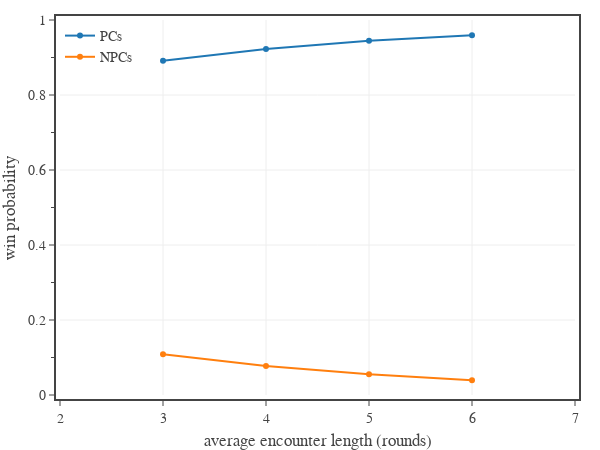

Notebook cell for this chart:
### Code cell
# plots the probability of PCs and monsters winning for a range encounter lengths
diff = 0.7 # deadly

# original
pc_win_pct = []
mon_win_pct = []
party_r_wins = np.linspace(3, 6, 4)

for party_r_win in party_r_wins:
    party_hp = 100
    #party_r_win = 3
    pc_dpr_cv = 0.5

    mon_hp = 100
    mon_r_win = party_r_win/diff
    mon_dpr_cv = 0.5


    party_dpr = mon_hp/party_r_win
    party_size = 4
    pc_hp = party_hp/party_size
    pc_dpr = party_dpr/party_size

    mon_dpr = party_hp/mon_r_win

    # construct combatants
    combatants = [
        cp.Combatant(
            group='NPCs',
            name='monster',
            opponent='PCs',
            level=5,
            hit_points = mon_hp,
            damage = [cp.gaussian_dice_distribution(mon_dpr, mon_dpr_cv*mon_dpr)],
        ),
        cp.Combatant(
            group='PCs',
            name='PC 1',
            opponent='NPCs',
            level=5,
            hit_points = pc_hp,
            damage = [cp.gaussian_dice_distribution(pc_dpr, pc_dpr_cv*pc_dpr)],
        ),
        cp.Combatant(
            group='PCs',
            name='PC 2',
            opponent='NPCs',
            level=5,
            hit_points = pc_hp,
            damage = [cp.gaussian_dice_distribution(pc_dpr, pc_dpr_cv*pc_dpr)],
        ),
        cp.Combatant(
            group='PCs',
            name='PC 3',
            opponent='NPCs',
            level=5,
            hit_points = pc_hp,
            damage = [cp.gaussian_dice_distribution(pc_dpr, pc_dpr_cv*pc_dpr)],
        ),
        cp.Combatant(
            group='PCs',
            name='PC 4',
            opponent='NPCs',
            level=5,
            hit_points = pc_hp,
            damage = [cp.gaussian_dice_distribution(pc_dpr, pc_dpr_cv*pc_dpr)],
        ),
    ]
    e = cp.Encounter(combatants, initiative=['PC 1','PC 2','monster','PC 3','PC 4'], rounds=8)
    pc_win_pct += [e.group_win_pct('PCs', method='approx')]
    mon_win_pct += [e.group_win_pct('NPCs', method='approx')]
    #print(e.encounter_length(units='rounds', method='approx'))


# create figure
fig = go.Figure(
    layout=go.Layout(
        template=tfb.FIG_TEMPLATE,
        xaxis=dict(
            title_text='average encounter length (rounds)',
            range=[2, 7],
            tick0=0, dtick=1,
            minor=dict(tick0=0, dtick=1),
        ),
        yaxis=dict(
            title_text='win probability',
            range=[0,1],
            #tickformat='.0%'
            tick0=0, dtick=0.2,
            minor=dict(tick0=0, dtick=0.1),
        ),
        legend=dict(
            xanchor='left', yanchor='top',
            x=0.00, y=1.00,
            orientation='v',
            tracegroupgap=0,
        )
    )
)

fig.add_trace(go.Scatter(
    x=party_r_wins,
    y=pc_win_pct,
    name=f'PCs',
    #line_color=COLOR_LIST[i],
    hovertemplate=
        f'<b>PCs</b><br>'+
        'PC CV %{x:.2f}<br>'+
        'probability %{y:.1%}<extra></extra>',
))

fig.add_trace(go.Scatter(
    x=party_r_wins,
    y=mon_win_pct,
    name=f'NPCs',
    #line_color=COLOR_LIST[i],
    hovertemplate=
        f'<b>NPCs</b><br>'+
        'PC CV %{x:.2f}<br>'+
        'probability %{y:.1%}<extra></extra>',
))


# show figure
fig.update_layout(width=600, height=450)
fig.show(config=tfb.FIG_CONFIG)

# save figures
if SAVEFIGS:
    fig.update_layout(autosize=True, width=None, height=None)
    #tfb.save_fig_html(fig, format='large', name=f'./fig-win-vs-pc-cv-deadly-large')
    #tfb.save_fig_html(fig, format='small', name=f'./fig-win-vs-pc-cv-deadly-small')

### Figure 1 — Plotly figure (JSON) as saved in the notebook; plotly's stock layout.template omitted (floating-point values rounded to 4 significant figures)
{"data": [{"hovertemplate": "<b>PCs</b><br>PC CV %{x:.2f}<br>probability %{y:.1%}<extra></extra>", "name": "PCs", "type": "scatter", "x": [3, 4, 5, 6], "y": [0.8911, 0.9227, 0.9448, 0.959]}, {"hovertemplate": "<b>NPCs</b><br>PC CV %{x:.2f}<br>probability %{y:.1%}<extra></extra>", "name": "NPCs", "type": "scatter", "x": [3, 4, 5, 6], "y": [0.1089, 0.07725, 0.05521, 0.03965]}], "layout": {"height": 450, "legend": {"orientation": "v", "tracegroupgap": 0, "x": 0, "xanchor": "left", "y": 1, "yanchor": "top"}, "width": 600, "xaxis": {"dtick": 1, "minor": {"dtick": 1, "tick0": 0}, "range": [2, 7], "tick0": 0, "title": {"text": "average encounter length (rounds)"}}, "yaxis": {"dtick": 0.2, "minor": {"dtick": 0.1, "tick0": 0}, "range": [0, 1], "tick0": 0, "title": {"text": "win probability"}}}}
